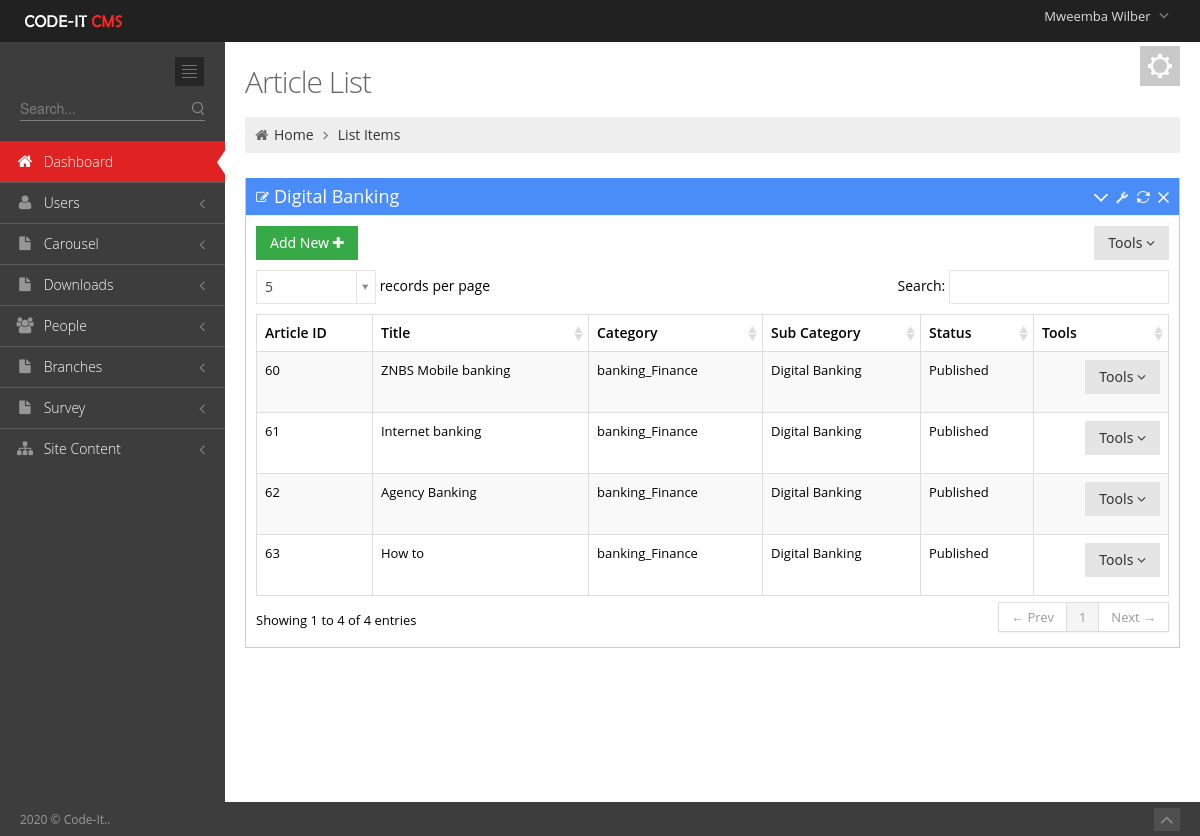
The app's page /Admin/ArticleListDigital.php (signed in) with its own data.
### tables this page shows
CREATE TABLE `user_tbl` (
  `username` varchar(50) NOT NULL,
  `password` text NOT NULL,
  `email` text NOT NULL,
  `contact_no` varchar(50) NOT NULL,
  `branch` int(11) NOT NULL,
  `level` int(11) NOT NULL,
  `Position` text NOT NULL,
  `active` int(11) NOT NULL,
  `Staff_no` int(11) NOT NULL,
  `profile_picture` text NOT NULL,
  `last_pass_change` date NOT NULL,
  `emp_id` int(3) NOT NULL,
  `Status` varchar(20) NOT NULL,
  `date_created` date NOT NULL
);

CREATE TABLE `employees_tbl` (
  `emp_id` int(4) UNSIGNED ZEROFILL NOT NULL,
  `Title` text NOT NULL,
  `first_name` varchar(100) DEFAULT NULL,
  `last_name` varchar(100) DEFAULT NULL,
  `date_of_birth` date DEFAULT NULL,
  `email` varchar(100) DEFAULT NULL,
  `mobile_number` varchar(18) DEFAULT NULL,
  `whatsapp` text NOT NULL,
  `address1` varchar(100) DEFAULT NULL,
  `address2` varchar(100) DEFAULT NULL,
  `city_town` varchar(100) DEFAULT NULL,
  `genda` varchar(10) DEFAULT NULL,
  `country` varchar(100) DEFAULT NULL,
  `date_joined` date DEFAULT NULL,
  `jobRole` text,
  `Qualification_level` varchar(40) NOT NULL,
  `qualification_Area` varchar(100) NOT NULL,
  `Category` text NOT NULL,
  `Picture` text NOT NULL,
  `brief_profile` text NOT NULL
);

CREATE TABLE `articles` (
  `article_id` int(11) NOT NULL,
  `At_Title` text NOT NULL,
  `At_content` longtext NOT NULL,
  `At_image` text NOT NULL,
  `At_sub_cat` int(11) NOT NULL,
  `At_category` int(11) NOT NULL,
  `At_status` text NOT NULL,
  `Document` text NOT NULL,
  `ytube` text NOT NULL
);

CREATE TABLE `at_categories` (
  `ID` int(11) NOT NULL,
  `Name` text NOT NULL
);

CREATE TABLE `sub_category` (
  `Sub_id` int(11) NOT NULL,
  `Sub_name` text NOT NULL,
  `Category_id` int(11) NOT NULL
);

### includes/sessions.php (called while the page is built, shortened)
<?php
include 'Dbconnect.php';
$dbuser=$_SESSION['username'];
   $query="SELECT * FROM `user_tbl` INNER JOIN `employees_tbl` ON `employees_tbl`.`emp_id`=`user_tbl`.`Staff_no` WHERE `username`='$dbuser'";
      $q1=mysqli_query($conn,$query)or die(mysqli_error());
            while ($row = mysqli_fetch_array($q1)) {
            $firstname=$row['first_name'];
            }
?>

### Admin/ArticleListDigital.php (the view, shortened to what this page needs)
<?php include '../includes/sessions.php';?><!DOCTYPE html>
 <html lang="en">
<head>
	<link href="media/css/bootstrap.min.css" rel="stylesheet" type="text/css"/>
	<link href="media/css/bootstrap-responsive.min.css" rel="stylesheet" type="text/css"/>
	<link href="media/css/font-awesome.min.css" rel="stylesheet" type="text/css"/>
	<link href="media/css/style-metro.css" rel="stylesheet" type="text/css"/>
	<link href="media/css/style.css" rel="stylesheet" type="text/css"/>
	<link href="media/css/style-responsive.css" rel="stylesheet" type="text/css"/>
	<link href="media/css/default.css" rel="stylesheet" type="text/css" id="style_color"/>
	<link href="media/css/uniform.default.css" rel="stylesheet" type="text/css"/>
	<link rel="stylesheet" type="text/css" href="media/css/select2_metro.css" />
	<link rel="stylesheet" href="media/css/DT_bootstrap.css" />
</head>
<?php
include 'includes/header.php';
include 'includes/sidebar.php';
?>
		<div class="page-content">
			<div class="container-fluid">
				<div class="row-fluid">
					<div class="span12">
						<div class="color-panel hidden-phone">
							<div class="color-mode-icons icon-color"></div>
						</div>
						<h3 class="page-title">
							Article List
						</h3>
						<ul class="breadcrumb">
							<li>
								<i class="icon-home"></i>
								<a href="index.html">Home</a>
								<i class="icon-angle-right"></i>
							</li>
							<li><a href="#">List Items</a></li>
						</ul>
					</div>
				</div>
				<div class="row-fluid">
					<div class="span12">
						<div class="portlet box blue">
							<div class="portlet-title">
								<div class="caption"><i class="icon-edit"></i>Digital Banking</div>
								<div class="tools">
									<a href="javascript:;" class="collapse"></a>
									<a href="#portlet-config" data-toggle="modal" class="config"></a>
									<a href="javascript:;" class="reload"></a>
									<a href="javascript:;" class="remove"></a>
								</div>
							</div>
							<div class="portlet-body">
								<div class="clearfix">
									<div class="btn-group">
										<a href="NewArticles.php"><button " class="btn green">
										Add New <i class="icon-plus"></i>
										</button></a>
									</div>
									<div class="btn-group pull-right">
										<button class="btn dropdown-toggle" data-toggle="dropdown">Tools <i class="icon-angle-down"></i>
										</button>
									</div>
								</div>
								<table class="table table-striped table-hover table-bordered" id="sample_editable_1">
									<thead>
										<tr>
											<th>Article ID</th>
											<th>Title</th>
											<th>Category</th>
											<th>Sub Category</th>
											<th>Status</th>
											<th>Tools</th>
										</tr>
									</thead>
									<tbody>
                                <?php
 $propertySQL="SELECT * FROM `articles`
 INNER JOIN `at_categories` ON `articles`.`At_category`=`at_categories`.`ID` INNER JOIN `sub_category` ON `sub_category`.`Sub_id`=`articles`.`At_sub_cat`  WHERE `At_sub_cat`='22' AND `article_id`!='204'  ";
											$results=mysqli_query($conn,$propertySQL);
											while($row5=mysqli_fetch_array($results)){
            ?>
										<tr class="">
                                             <td><?php  echo $row5['article_id']; ?></td>
											<td><?php  echo $row5['At_Title']; ?></td>
											<td><?php  echo $row5['Name']; ?></td>
											<td><?php  echo $row5['Sub_name']; ?></td>
											<td><?php  echo $row5['At_status']; ?></td>
											<td><div class="btn-group pull-right">
										<button class="btn dropdown-toggle" data-toggle="dropdown">Tools <i class="icon-angle-down"></i>
										</button>
									</div></td>
										</tr>
									<?php } 		 ?>
									</tbody>
								</table>
							</div>
						</div>
					</div>
				</div>
			</div>
		</div>
	</div>
	<div class="footer">
		<div class="footer-inner">
			2020 &copy; Code-It..
		</div>
		<div class="footer-tools">
			<span class="go-top">
			<i class="icon-angle-up"></i>
			</span>
		</div>
	</div>
</body>
</html>

### Admin/includes/header.php (shortened to what this page needs)
<?php
 include '../includes/sessions.php';
?>
 <html lang="en" class="no-js">
<body class="page-header-fixed">
	<div class="header navbar navbar-inverse navbar-fixed-top">
		<div class="navbar-inner">
			<div class="container-fluid">
				<a class="brand" href="index.php">
				<img src="media/image/logo.png" alt="logo"/>
				</a>
				<ul class="nav pull-right">
					<li class="dropdown user">
						<a href="#" class="dropdown-toggle" data-toggle="dropdown">
						<span class="username"><?php echo $firstname ;?></span>
						<i class="icon-angle-down"></i>
						</a>
					</li>
				</ul>
			</div>
		</div>
	</div>
	<div class="page-container">

### Admin/media/css/style-metro.css (style rules this page uses)
div, input, select, textarea, span, img, table, td, th, p, a, button, ul, li { -webkit-border-radius: 0 !important; -moz-border-radius: 0 !important; border-radius: 0 !important; }
.btn { background-color: #e5e5e5; background-image: none; filter: none; border: 0; padding: 7px 14px; text-shadow: none; font-family: "Segoe UI", Helvetica, Arial, sans-serif; font-size: 14px; color: #333333; cursor: pointer; outline: none; -webkit-box-shadow: none !important; -moz-box-shadow: none !important; box-shadow: none !important; -webkit-border-radius: 0 !important; -moz-border-radius: 0 !important; border-radius: 0 !important; }
.btn.green { color: white; text-shadow: none; background-color: #35aa47; }

### Admin/media/css/style-responsive.css (style rules this page uses)
@media (min-width: 980px) { .page-content { margin-left: 225px; margin-top: 0px; min-height: 760px; } }

### Admin/media/css/default.css (style rules this page uses)
body { background-color: #3d3d3d !important; }
.header .navbar-inner { filter: none !important; background-image: none !important; background-color: #212121 !important; }
.header .nav li.dropdown .dropdown-toggle i { color: #8a8a8a !important; }
.footer .footer-inner { color: #999999; }
.footer .footer-tools .go-top { background-color: #4f4f4f; }
.footer .footer-tools .go-top i { color: #8a8a8a; }

### records on screen
user_tbl: employees_tbl.first_name "Mweemba Wilber"
articles: article_id "60", At_Title "ZNBS Mobile banking", at_categories.Name "banking_Finance", sub_category.Sub_name "Digital Banking", At_status "Published"
articles: article_id "61", At_Title "Internet banking", at_categories.Name "banking_Finance", sub_category.Sub_name "Digital Banking", At_status "Published"
articles: article_id "62", At_Title "Agency Banking", at_categories.Name "banking_Finance", sub_category.Sub_name "Digital Banking", At_status "Published"
articles: article_id "63", At_Title "How to", at_categories.Name "banking_Finance", sub_category.Sub_name "Digital Banking", At_status "Published"
